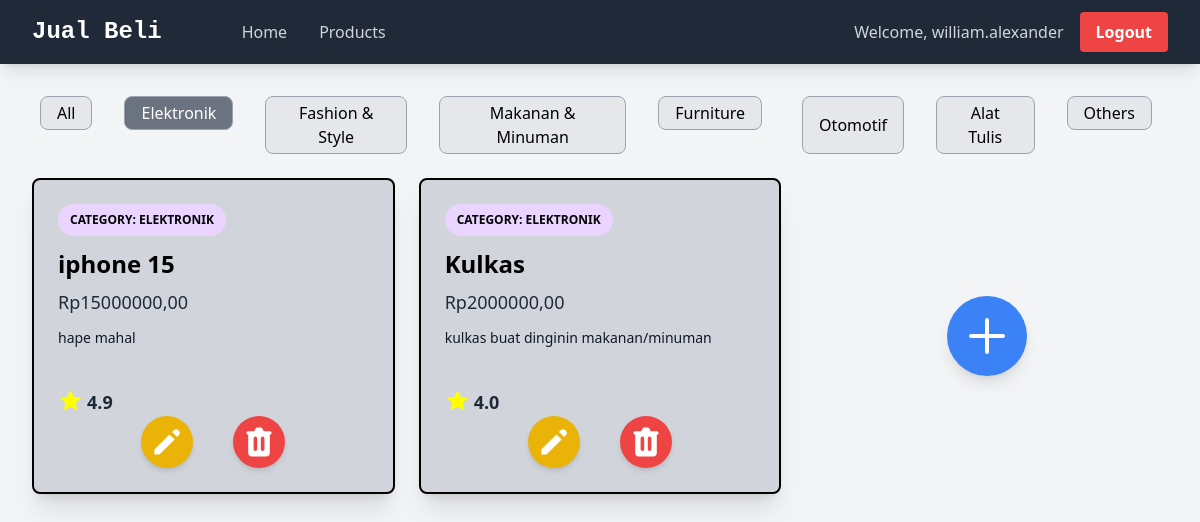
Page /show_product/elektronik/ (signed in) on the committed database.
### main/models.py (models this page shows, shortened)
class Product(models.Model):
    user = models.ForeignKey(User, on_delete=models.CASCADE)
    id = models.UUIDField(primary_key=True, default=uuid.uuid4, editable=False)
    name = models.CharField(max_length=255)
    price = models.IntegerField()
    description = models.TextField()
    stock = models.IntegerField()
    ratings = models.FloatField()
    category_choices = [
        ("elektronik", "Elektronik"),
        ("fashion", "Fashion & Style"),
        ("makanan", "Makanan & Minuman"),
        ("furniture", "Furniture"),
        ("otomotif", "Otomotif"),
        ("alattulis", "Alat Tulis"),
        ("others", "Others")
    ]
    category = models.CharField(max_length=20, choices=category_choices)

### main/views.py (the view)
# urls.py: path("show_product/<str:category>/", show_product_by_category, name="show_product_by_category")
def show_product_by_category(request, category):
    product_entries = Product.objects.filter(user=request.user)
    if category == "all":
        return HttpResponseRedirect(reverse("main:show_product"))
    product_entries = product_entries.filter(category=category)
    context = {
        "category": category,
        "product_entries": product_entries,
    }
    return render(request, "show_product.html", context)

### main/templates/show_product.html (shortened to what this page needs)
{% extends "base.html" %}
{% load static %}
{% block content %}
{% include "navbar.html" %}
    <div class="overflow-x-hidden px-4 md:px-8 pb-8 pt-24 min-h-screen bg-gray-100 flex flex-col">
        <div class="flex space-x-4">
            <a href="{% url 'main:show_product' %}"><div class="bg-gray-200 mx-2 px-4 py-1 border border-gray-400 rounded-lg flex items-center justify-center {% if category == 'all' %} bg-gray-500 text-white {% else %} hover:bg-gray-300 {% endif %}">
                <p class="text-center">All</p>
            </div></a>
            <a href="{% url 'main:show_product_by_category' 'elektronik' %}"><div class="bg-gray-200 mx-2 px-4 py-1 border border-gray-400 rounded-lg flex items-center justify-center {% if category == 'elektronik' %} bg-gray-500 text-white {% else %} hover:bg-gray-300 {% endif %}">
                <p class="text-center">Elektronik</p>
            </div></a>
            <a href="{% url 'main:show_product_by_category' 'fashion' %}"><div class="bg-gray-200 mx-2 px-4 py-1 border border-gray-400 rounded-lg flex items-center justify-center {% if category == 'fashion' %} bg-gray-500 text-white {% else %} hover:bg-gray-300 {% endif %}">
                <p class="text-center">Fashion & Style</p>
            </div></a>
            <a href="{% url 'main:show_product_by_category' 'makanan' %}"><div class="bg-gray-200 mx-2 px-4 py-1 border border-gray-400 rounded-lg flex items-center justify-center {% if category == 'makanan' %} bg-gray-500 text-white {% else %} hover:bg-gray-300 {% endif %}">
                <p class="text-center">Makanan & Minuman</p>
            </div></a>
            <a href="{% url 'main:show_product_by_category' 'furniture' %}"><div class="bg-gray-200 mx-2 px-4 py-1 border border-gray-400 rounded-lg flex items-center justify-center {% if category == 'furniture' %} bg-gray-500 text-white {% else %} hover:bg-gray-300 {% endif %}">
                <p class="text-center">Furniture</p>
            </div></a>
            <a href="{% url 'main:show_product_by_category' 'otomotif' %}"><div class="bg-gray-200 mx-2 px-4 py-1 border border-gray-400 rounded-lg flex items-center justify-center {% if category == 'otomotif' %} bg-gray-500 text-white {% else %} hover:bg-gray-300 {% endif %}">
                <p class="text-center">Otomotif</p></a>
            </div></a>
            <a href="{% url 'main:show_product_by_category' 'alattulis' %}"><div class="bg-gray-200 mx-4 px-4 py-1 border border-gray-400 rounded-lg flex items-center justify-center {% if category == 'alattulis' %} bg-gray-500 text-white {% else %} hover:bg-gray-300 {% endif %}">
                <a href="{% url 'main:show_product_by_category' 'alattulis' %}"><p class="text-center">Alat Tulis</p>
            </div></a>
            <a href="{% url 'main:show_product_by_category' 'others' %}"><div class="bg-gray-200 mx-4 px-4 py-1 border border-gray-400 rounded-lg flex items-center justify-center {% if category == 'others' %} bg-gray-500 text-white {% else %} hover:bg-gray-300 {% endif %}">
                <p class="text-center">Others</p>
            </div></a>
        </div>
        <br>
        {% if not product_entries %}
        <div class="mt-12 ml-16 mb-0">
            <a href="{% url 'main:create_new_product' %}" class="inline-flex bg-blue-500 text-white p-2 rounded-full shadow-lg hover:bg-blue-600">
                <svg xmlns="http://www.w3.org/2000/svg" class="w-12 h-12" fill="none" viewBox="0 0 24 24" stroke="currentColor">
                    <path stroke-linecap="round" stroke-linejoin="round" stroke-width="2" d="M12 4v16m8-8H4" />
                </svg>
            </a>
        </div>
        <div class="flex flex-col items-center justify-center min-h-[24rem] p-6">
            <img src="{% static 'image/data-not-found.png' %}" alt="not found" class=""/>
            <p class="text-center text-gray-600 mt-4">Belum ada produk disini</p>
        </div>
        {% else %}
        <div class="grid grid-cols-1 sm:grid-cols-2 lg:grid-cols-3 gap-6">
            {% for product_entry in product_entries %}
                {% include 'card_product.html' with product_entry=product_entry %}
            {% endfor %}
            <div class="flex items-center justify-center min-h-[200px]">
                <a href="{% url 'main:create_new_product' %}" class="inline-flex bg-blue-500 text-white p-4 rounded-full shadow-lg hover:bg-blue-600 transition-colors">
                    <svg xmlns="http://www.w3.org/2000/svg" class="w-12 h-12" fill="none" viewBox="0 0 24 24" stroke="currentColor">
                        <path stroke-linecap="round" stroke-linejoin="round" stroke-width="2" d="M12 4v16m8-8H4" />
                    </svg>
                </a>
            </div>
        </div>
        {% endif %}
{% endblock content %}

### templates/navbar.html (shortened to what this page needs)
<nav class="bg-gray-800 shadow-lg fixed top-0 left-0 z-40 w-screen">
    <div class="max-w-7xl mx-auto px-4 sm:px-6 lg:px-8">
      <div class="flex items-center justify-start h-16 ">
        <div class="flex items-center mr-20">
          <a href="{% url 'main:show_main' %}"><h1 class="text-2xl font-bold text-center text-white" style="font-family: monospace;">Jual Beli</h1></a>
        </div>
        <div class="flex items-center space-x-8">
            <a href="{% url 'main:show_main' %}"><h1 class="text-center text-gray-300 hover:text-white">Home</h4></a>
            <a href="{% url 'main:show_product' %}" class="text-center text-gray-300 hover:text-white"><h4>Products</h4></a>
        </div>
        <div class="flex items-center ml-auto space-x-4">
            {% if user.is_authenticated %}
              <span class="text-gray-300">Welcome, {{ user.username }}</span>
              <a href="{% url 'main:logout' %}" class="text-center bg-red-500 hover:bg-red-600 text-white font-bold py-2 px-4 rounded transition duration-300">
                Logout
              </a>
            {% endif %}
          </div>
      </div>
    </div>
  </nav>

### main/templates/card_product.html (shortened to what this page needs)
<div class="relative max-w-sm bg-gray-300 shadow-xl rounded-lg overflow-hidden text-white p-6 border-2 border-black">
    <div class="{%if product_entry.stock == 0 %} blur-sm {% endif %}">
        <div class="inline-block bg-purple-200 text-xs px-3 py-2 uppercase font-semibold rounded-full mb-3"><h4 class="text-black">Category: {{product_entry.category}}</h4></div>
        <h2 class="text-2xl font-bold mb-2 text-black">{{product_entry.name}}</h2>
        <div class="text-lg mb-3 text-gray-800">Rp{{product_entry.price}},00</div>
        <p class="text-gray-900 text-sm mb-4">
        {{product_entry.description}}
        </p>
        <br>
        <div class="flex space-x-1">
            <span>
                <svg xmlns="http://www.w3.org/2000/svg" viewBox="0 0 24 24" width="25" height="25" fill="yellow">
                    <polygon points="12,2 15,8.5 22,9.5 17,14.5 18.5,21.5 12,18 5.5,21.5 7,14.5 2,9.5 9,8.5" />
                </svg>
            </span>
            <h4 class="text-lg font-bold text-gray-800"> {{ product_entry.ratings }}</h4>
        </div>
        <div class="top-0 -right-4 flex space-x-10 justify-center ">
            <a href="{% url 'main:edit_product' product_entry.pk %}" class="bg-yellow-500 hover:bg-yellow-600 text-white rounded-full p-2 transition duration-300 shadow-md">
            <svg xmlns="http://www.w3.org/2000/svg" class="h-9 w-9" viewBox="0 0 20 20" fill="currentColor">
                <path d="M13.586 3.586a2 2 0 112.828 2.828l-.793.793-2.828-2.828.793-.793zM11.379 5.793L3 14.172V17h2.828l8.38-8.379-2.83-2.828z" />
            </svg>
            </a>
            <a href="{% url 'main:delete_product' product_entry.pk %}" class="bg-red-500 hover:bg-red-600 text-white rounded-full p-2 transition duration-300 shadow-md">
            </a>
        </div>
    </div>
  </div>

### rows in the picture
Product: category "ELEKTRONIK", name "iphone 15", price "15000000", description "hape mahal", ratings "4.9"
Product: category "ELEKTRONIK", name "Kulkas", price "2000000", description "kulkas buat dinginin makanan/minuman", ratings "4.0"

### other values in the picture
{{ user.username }} "william.alexander"
